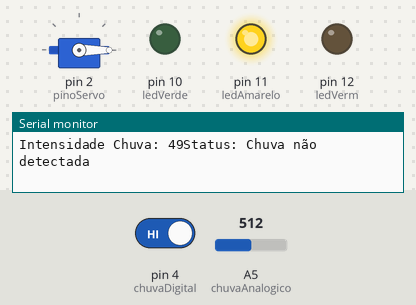
The sketch below on a simulated Arduino Uno, built with avr-gcc and run on an emulated ATmega328P. Shown: servo, output pins drawn as LEDs (lit = HIGH), the last lines printed to the serial monitor. Inputs (shaded band) come from the test bench; at power-on: pin 4 (chuvaDigital) HIGH, A5 (chuvaAnalogico) = 512.

Above: at 1.3 s.
1.4 s: pin 4 (chuvaDigital) driven LOW
At 2.4 s:
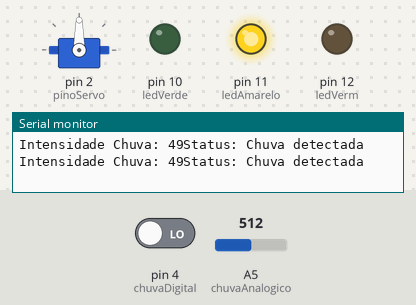
3.0 s: A5 (chuvaAnalogico) set to 689
4.5 s: A5 (chuvaAnalogico) set to 713
At 4.9 s:
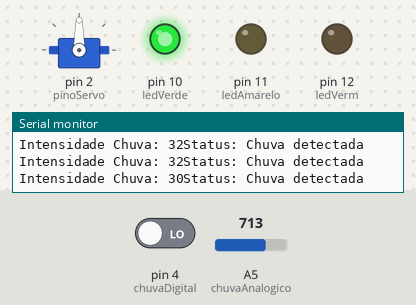
6.0 s: pin 4 (chuvaDigital) driven HIGH
At 7.2 s:
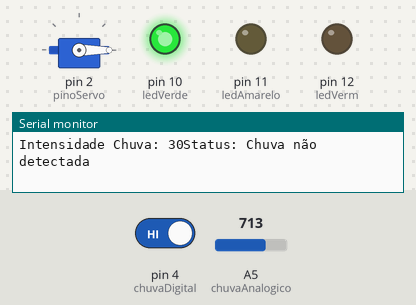
7.5 s: A5 (chuvaAnalogico) set to 1001
9.0 s: A5 (chuvaAnalogico) set to 1022
At 9.7 s:
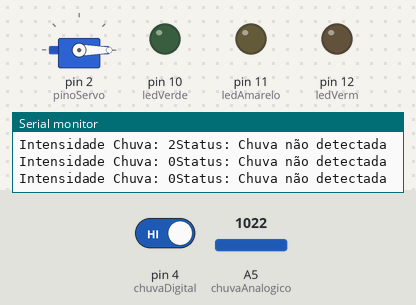
Timing chart, 0 to 11.5 s (numbered marks = the images above; inputs shaded):
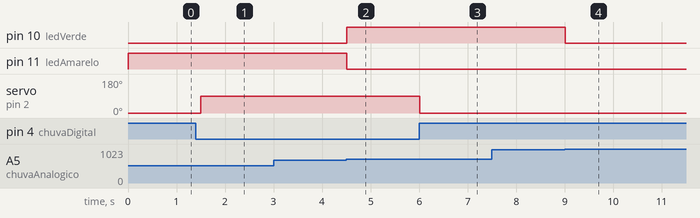

Measured:
- the behaviour switches between 705 and 706 on A5 (chuvaAnalogico) (found by bisection; images 1 and 2)
- the behaviour switches between 1012 and 1013 on A5 (chuvaAnalogico) (found by bisection; images 3 and 4)
- after the input at 1.4 s, servo on pin 2 (pinoServo): 0° → 90° after 0.10 s
- after the input at 4.5 s, pin 10 (ledVerde): LOW → HIGH at once; pin 11 (ledAmarelo): HIGH → LOW at once
- after the input at 6.0 s, servo on pin 2 (pinoServo): 90° → 0° at once
- after the input at 9.0 s, pin 10 (ledVerde): HIGH → LOW at once

The sketch:

Varal_SensorChuva.ino
```cpp
#include <Servo.h>

#define pinoServo 2
#define chuvaDigital 4
#define chuvaAnalogico A5
#define ledVerm 12
#define ledAmarelo 11
#define ledVerde 10

Servo servoMotor;

int valorAnalogico;
int valorDigital;
int intensidadeChuva;

void setup() {
 Serial.begin(9600);
 pinMode (ledVerm, OUTPUT);
 pinMode (ledAmarelo, OUTPUT);
 pinMode (ledVerde, OUTPUT);
 pinMode (chuvaAnalogico, INPUT);
 pinMode (chuvaDigital, INPUT);

 servoMotor.attach(pinoServo);
}

void loop() {
  valorAnalogico = analogRead(chuvaAnalogico);
  intensidadeChuva = map(valorAnalogico, 1023, 0, 0, 100);
  Serial.print("Intensidade Chuva: ");
  Serial.print(intensidadeChuva);

valorDigital = digitalRead(chuvaDigital); //Realiza a leitura digital do sensor e armazena em valorDigital
  if (valorDigital == 0) {                  //Se esse valor for igual a 0, será mostrado no monitor serial que a chuva foi detectada e o led verde se acende
    Serial.println("Status: Chuva detectada");
    servoMotor.write(90);                   //Em "90", o varal estará recolhido
  }
  else { // se esse valor for igual a 1, será mostrado no monitor serial que o solo está seco e o led vermelho se acende
    Serial.println("Status: Chuva não detectada");
    servoMotor.write(0);                   //Em "ZERO", o varal estará exposto
  }

  if (intensidadeChuva == 0){
    digitalWrite(ledVerm, LOW);
    digitalWrite(ledAmarelo, LOW);
    digitalWrite(ledVerde, LOW);
  } else if (intensidadeChuva <= 30){
    digitalWrite(ledVerm, LOW);
    digitalWrite(ledAmarelo, LOW);
    digitalWrite(ledVerde, HIGH);
  } else if (intensidadeChuva <= 70){
    digitalWrite(ledVerm, LOW);
    digitalWrite(ledAmarelo, HIGH);
    digitalWrite(ledVerde, LOW);
  } else {
    digitalWrite(ledVerm, HIGH);
    digitalWrite(ledAmarelo, LOW);
    digitalWrite(ledVerde, LOW);
  }
  delay(500); //Atraso de 500ms


}
```
